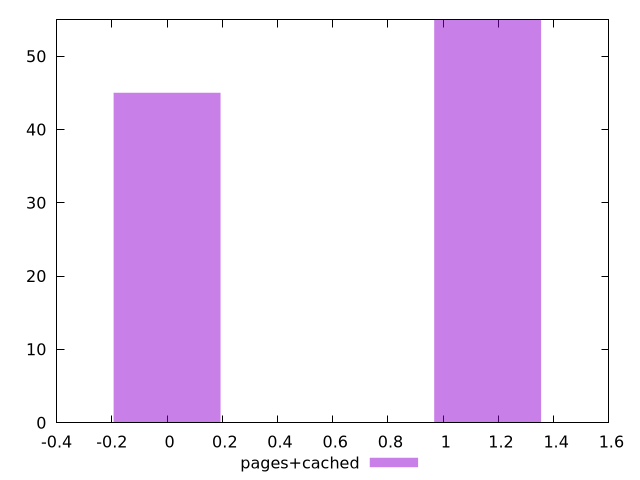

Recreate this plot in gnuplot.
$_pagesCached <<EOF
0 45
1.1609272364087166 55
EOF
set key outside below
set terminal pngcairo
set output "report_00005_2020-11-02T22-26-11.212Z/third-party-summary/pages+cached//hist.png"
set yrange [0:55]
set boxwidth 0.38697574546957225
set style fill transparent solid 0.5 noborder
plot $_pagesCached title "pages+cached" with boxes ,
